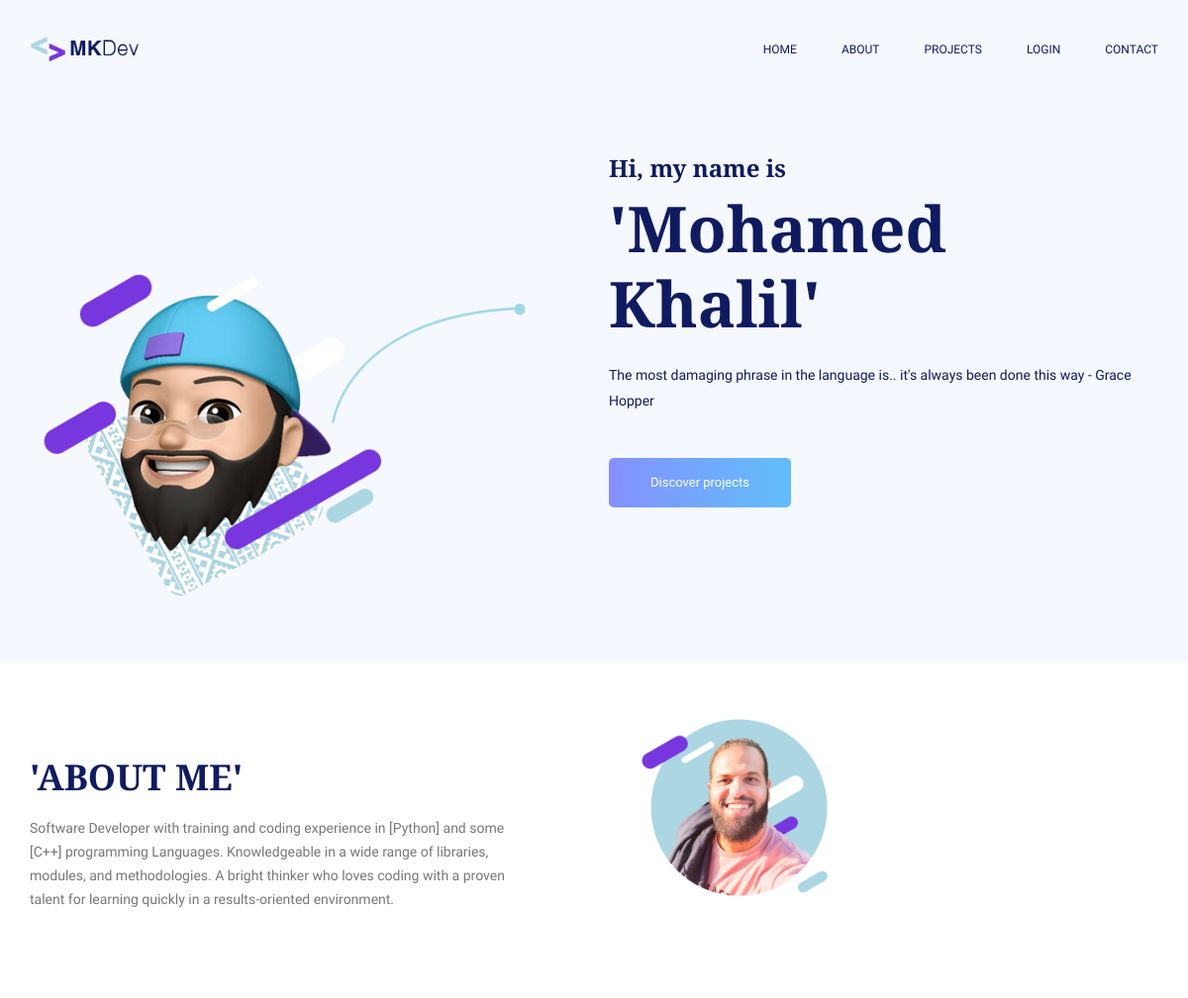
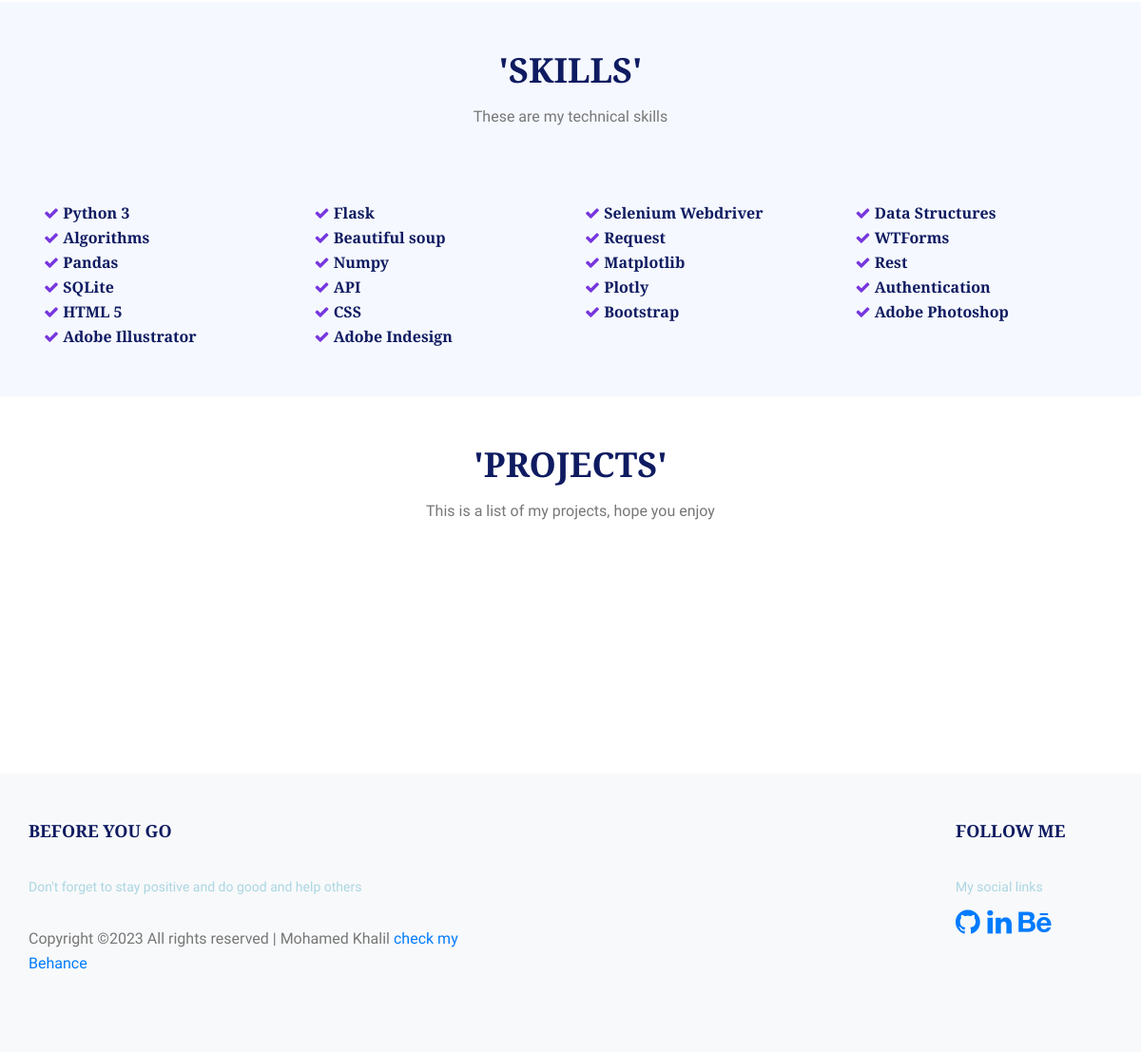
The page / on the database its author committed (2 pictures, top to bottom).
### main.py (models this page shows)
class Skill(UserMixin, db.Model):
    __tablename__ = "skills"
    id = db.Column(db.Integer, primary_key=True)
    category = db.Column(db.String(50))
    name = db.Column(db.String(50))

### main.py (the view)
@app.route('/')
def home():
    all_skills = Skill.query.all()
    all_projects = Projects.query.all()
    random_quote = random.choice(QUOTES)
    return render_template('index.html', skills=all_skills, projects=all_projects, quote=random_quote)

### templates/index.html (shortened to what this page needs)
<!doctype html>
<html lang="en">
<head>
    <link rel="stylesheet" href="static/css/bootstrap.css">
    <link rel="stylesheet" href="static/vendors/linericon/style.css">
    <link rel="stylesheet" href="{{url_for('static', filename='css/font-awesome.min.css')}}">
    <link rel="stylesheet" href="static/vendors/owl-carousel/owl.carousel.min.css">
    <link rel="stylesheet" href="static/vendors/lightbox/simpleLightbox.css">
    <link rel="stylesheet" href="static/vendors/nice-select/css/nice-select.css">
    <link rel="stylesheet" href="static/vendors/animate-css/animate.css">
    <link rel="stylesheet" href="static/vendors/flaticon/flaticon.css">
    <link rel="stylesheet" href="static/css/style.css">
    <link rel="stylesheet" href="static/css/responsive.css">
</head>
<body>
{% include "header.html" %}
<section class="home_banner_area">
    <div class="banner_inner">
        <div class="container">
            <div class="row">
                <div class="col-lg-6">
                    <div class="home_left_img">
                        <img src="static/img/banner/home-left-mk3.png" style="width:35rem" alt="">
                    </div>
                </div>
                <div class="col-lg-6">
                    <div class="banner_content">
                        <h3>Hi, my name is</h3>
                        <h2>'Mohamed Khalil'</h2>
                        <p>{{ quote }}</p>
                        <a class="banner_btn" href="{{url_for('portfolio')}}">Discover projects</a>
                    </div>
                </div>
            </div>
        </div>
    </div>
</section>
<section class="welcome_area p_120">
    <div class="container">
        <div class="row welcome_inner">
            <div class="col-lg-6">
                <div class="welcome_text">
                    <h4>'About Me'</h4>
                    <p>Software Developer with training and coding experience in [Python] and some [C++] programming
                        Languages. Knowledgeable in a wide range of libraries, modules, and methodologies. A bright
                        thinker who loves coding with a proven talent for learning quickly in a results-oriented
                        environment.</p>
                </div>
            </div>
            <div class="col-lg-6">
                <img style="width: 15rem" src="static/img/banner/about-me-small22.png" alt="">
            </div>
        </div>
    </div>
</section>
{% include "skills.html" %}
<section id="projects" class="projects_area p_120">
    <div class="container">
        <div class="main_title">
            <h2>'Projects'</h2>
            <p>This is a list of my projects, hope you enjoy</p>
        </div>
        <div class="projects_inner row">
            {% for project in projects %}
            <div class="col-lg-4 col-sm-6 brand web">
                <div class="projects_item">
                </div>
            </div>
            {% endfor%}
        </div>
    </div>
</section>
{% include "footer.html" %}
</body>
</html>

### templates/header.html (shortened to what this page needs)
<!DOCTYPE html>
<html lang="en">
<head>
</head>
<body>
<header class="header_area">
    <div class="main_menu" id="mainNav">
        <nav class="navbar navbar-expand-lg navbar-light">
            <div class="container box_1620">
                <a class="navbar-brand logo_h" href=" {{url_for('home')}} "><img src="static/img/logo-mk3.png"
                                                                                 style="width:7rem" alt=""></a>
                <div class="collapse navbar-collapse offset" id="navbarSupportedContent">
                    <ul class="nav navbar-nav menu_nav ml-auto">
                        <li class="nav-item active"><a class="nav-link" href="{{url_for('home')}}">Home</a></li>
                        <li class="nav-item"><a class="nav-link" href=" {{url_for('about')}} ">About</a></li>
                        <li class="nav-item"><a class="nav-link" href="{{url_for('portfolio')}}">Projects</a></li>
                        {% if current_user.id != 1 %}
                        <li class="nav-item"><a class="nav-link" href="{{url_for('login')}}">Login</a></li>
                        {% endif %}
                        <li class="nav-item"><a class="nav-link" href="{{url_for('contact')}}">Contact</a></li>
                    </ul>
                </div>
            </div>
        </nav>
    </div>
</header>
</body>
</html>

### templates/skills.html
<section class="testimonials_area p_120">
    <div class="container">
        <div class="main_title">
            <h2>'Skills'</h2>
            <p>These are my technical skills</p>
        </div>
        <div class="container position-relative px-4 px-lg-3 px-md-6">
            <div class="row" style="color:#0f1b61; font-family:'Bitter'; sans-serif;font-weight: bold;">
                {% for skill in skills %}
                <div class="col-lg-3 col-md-6 col-sm-6 col-xs-6"><a href="#"><i class="fa fa-check"
                                                                                style="color:#7736de"></i></a>
                    {{ skill.name }}
                </div>
                {% endfor %}
            </div>
        </div>
    </div>
</section>

### templates/footer.html (shortened to what this page needs)
<!DOCTYPE html>
<html lang="en">
<head>
</head>
<body>
        <footer class="footer_area p_120">
        	<div class="container">
        		<div class="row footer_inner">
        			<div class="col-lg-5 col-sm-6">
        				<aside class="f_widget ab_widget">
        					<div class="f_title">
        						<h3>Before you go</h3>
        					</div>
        					<p>Don't forget to stay positive and do good and help others</p>
Copyright &copy;<script style="color: #abd6e2">document.write(new Date().getFullYear());</script> All rights reserved | Mohamed Khalil <a href="https://www.behance.net/mohamedkhalil2" target="_blank">check my Behance</a>
        				</aside>
        			</div>
        			<div class="col-lg-5 col-sm-6">
        				<aside class="f_widget news_widget">
        											<a class="navbar-brand logo_h" href=" {{url_for('home')}} "><img  s style="width:14rem" alt=""></a>
        				</aside>
        			</div>
        			<div class="col-lg-2">
        				<aside class="f_widget social_widget">
        					<div class="f_title">
        						<h3>Follow Me</h3>
        					</div>
        					<p>My social links</p>
							<div class="social_links">
							<a href="https://github.com/mohamedkhalil-dev" target="_blank"><i class="fa fa-github"></i></a>
        						<a href="https://www.linkedin.com/in/mohamedkhalilhelmy/" target="_blank"><i class="fa fa-linkedin"></i></a>
        						<a href="https://www.behance.net/mohamedkhalil2" target="_blank"><i class="fa fa-behance"></i></a>
</div>
        				</aside>
        			</div>
        		</div>
        	</div>
        </footer>
</body>
</html>

### rows shown on the page
Skill: name "Python 3"
Skill: name "Flask"
Skill: name "Selenium Webdriver"
Skill: name "Data Structures"
Skill: name "Algorithms"
Skill: name "Beautiful soup"
Skill: name "Request"
Skill: name "WTForms"
Skill: name "Pandas"
Skill: name "Numpy"
Skill: name "Matplotlib"
Skill: name "Rest"
Skill: name "SQLite"
Skill: name "API"
Skill: name "Plotly"
Skill: name "Authentication"
Skill: name "HTML 5"
Skill: name "CSS"
Skill: name "Bootstrap"
Skill: name "Adobe Photoshop"
Skill: name "Adobe Illustrator"
Skill: name "Adobe Indesign"
